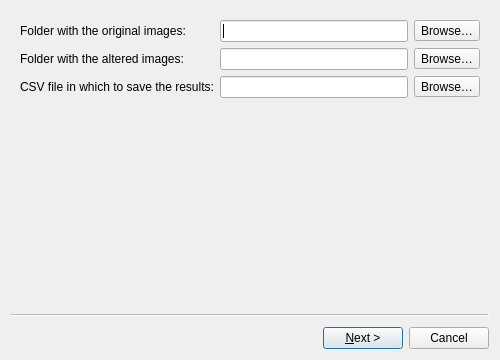
<?xml version="1.0" encoding="UTF-8"?>
<ui version="4.0">
 <comment>
  Copyright (c) the JPEG XL Project Authors. All rights reserved.

  Use of this source code is governed by a BSD-style
  license that can be found in the LICENSE file.
 </comment>
 <class>FlickerTestWizard</class>
 <widget class="QWizard" name="FlickerTestWizard">
  <property name="windowTitle">
   <string>New flicker test</string>
  </property>
  <property name="options">
   <set>QWizard::NoBackButtonOnStartPage</set>
  </property>
  <widget class="QWizardPage" name="pathsPage">
   <layout class="QVBoxLayout" name="verticalLayout">
    <item>
     <layout class="QFormLayout" name="formLayout">
      <item row="0" column="0">
       <widget class="QLabel" name="originalFolderPromptLabel">
        <property name="text">
         <string>Folder with the original images:</string>
        </property>
       </widget>
      </item>
      <item row="0" column="1">
       <layout class="QHBoxLayout" name="horizontalLayout" stretch="1,0">
        <item>
         <widget class="QLineEdit" name="originalFolder"/>
        </item>
        <item>
         <widget class="QToolButton" name="originalFolderBrowseButton">
          <property name="text">
           <string>Browse…</string>
          </property>
         </widget>
        </item>
       </layout>
      </item>
      <item row="1" column="0">
       <widget class="QLabel" name="alteredFolderPromptLabel">
        <property name="text">
         <string>Folder with the altered images:</string>
        </property>
       </widget>
      </item>
      <item row="1" column="1">
       <layout class="QHBoxLayout" name="horizontalLayout_2" stretch="1,0">
        <item>
         <widget class="QLineEdit" name="alteredFolder"/>
        </item>
        <item>
         <widget class="QToolButton" name="alteredFolderBrowseButton">
          <property name="text">
           <string>Browse…</string>
          </property>
         </widget>
        </item>
       </layout>
      </item>
      <item row="2" column="0">
       <widget class="QLabel" name="outputFilePromptLabel">
        <property name="text">
         <string>CSV file in which to save the results:</string>
        </property>
       </widget>
      </item>
      <item row="2" column="1">
       <layout class="QHBoxLayout" name="horizontalLayout_4" stretch="1,0">
        <item>
         <widget class="QLineEdit" name="outputFile"/>
        </item>
        <item>
         <widget class="QToolButton" name="outputFileBrowseButton">
          <property name="text">
           <string>Browse…</string>
          </property>
         </widget>
        </item>
       </layout>
      </item>
     </layout>
    </item>
   </layout>
  </widget>
  <widget class="QWizardPage" name="timesPage">
   <layout class="QHBoxLayout" name="horizontalLayout_3" stretch="1,0,1">
    <item>
     <spacer name="horizontalSpacer">
      <property name="orientation">
       <enum>Qt::Horizontal</enum>
      </property>
     </spacer>
    </item>
    <item>
     <layout class="QVBoxLayout" name="verticalLayout_2" stretch="0,0,0,1">
      <item>
       <layout class="QFormLayout" name="formLayout_2">
        <item row="0" column="0">
         <widget class="QLabel" name="advanceTimePromptLabel">
          <property name="text">
           <string>Advance time:</string>
          </property>
         </widget>
        </item>
        <item row="0" column="1">
         <widget class="QSpinBox" name="advanceTime">
          <property name="suffix">
           <string> ms</string>
          </property>
          <property name="minimum">
           <number>100</number>
          </property>
          <property name="maximum">
           <number>3000</number>
          </property>
          <property name="singleStep">
           <number>100</number>
          </property>
         </widget>
        </item>
        <item row="1" column="0">
         <widget class="QLabel" name="viewingTimePromptLabel">
          <property name="text">
           <string>Viewing time (t&lt;sub&gt;VIEW&lt;/sub&gt;):</string>
          </property>
         </widget>
        </item>
        <item row="1" column="1">
         <widget class="QSpinBox" name="viewingTime">
          <property name="specialValueText">
           <string>no limit</string>
          </property>
          <property name="suffix">
           <string> s</string>
          </property>
          <property name="minimum">
           <number>0</number>
          </property>
          <property name="maximum">
           <number>30</number>
          </property>
          <property name="value">
           <number>4</number>
          </property>
         </widget>
        </item>
        <item row="2" column="0">
         <widget class="QLabel" name="blankingTimePromptLabel">
          <property name="text">
           <string>Blanking time (t&lt;sub&gt;BLANK&lt;/sub&gt;):</string>
          </property>
         </widget>
        </item>
        <item row="2" column="1">
         <widget class="QSpinBox" name="blankingTime">
          <property name="suffix">
           <string> ms</string>
          </property>
          <property name="minimum">
           <number>50</number>
          </property>
          <property name="maximum">
           <number>1000</number>
          </property>
          <property name="singleStep">
           <number>50</number>
          </property>
          <property name="value">
           <number>250</number>
          </property>
         </widget>
        </item>
       </layout>
      </item>
      <item>
       <widget class="QGroupBox" name="grayFlickering">
        <property name="title">
         <string>Gray flickering</string>
        </property>
        <property name="checkable">
         <bool>true</bool>
        </property>
        <property name="checked">
         <bool>false</bool>
        </property>
        <layout class="QVBoxLayout" name="verticalLayout_4">
         <item>
          <layout class="QFormLayout" name="formLayout_4">
           <item row="0" column="0">
            <widget class="QLabel" name="grayFadingTimePromptLabel">
             <property name="text">
              <string>Fading time to and from gray:</string>
             </property>
            </widget>
           </item>
           <item row="0" column="1">
            <widget class="QSpinBox" name="grayFadingTime">
             <property name="suffix">
              <string> ms</string>
             </property>
             <property name="maximum">
              <number>1000</number>
             </property>
             <property name="singleStep">
              <number>100</number>
             </property>
             <property name="value">
              <number>100</number>
             </property>
            </widget>
           </item>
           <item row="1" column="0">
            <widget class="QLabel" name="grayTimePromptLabel">
             <property name="text">
              <string>Time on gray:</string>
             </property>
            </widget>
           </item>
           <item row="1" column="1">
            <widget class="QSpinBox" name="grayTime">
             <property name="suffix">
              <string> ms</string>
             </property>
             <property name="maximum">
              <number>1000</number>
             </property>
             <property name="singleStep">
              <number>100</number>
             </property>
             <property name="value">
              <number>300</number>
             </property>
            </widget>
           </item>
          </layout>
         </item>
         <item>
          <widget class="QLabel" name="totalGrayTimeLabel">
           <property name="text">
            <string>Total gray time: 500 ms</string>
           </property>
           <property name="textFormat">
            <enum>Qt::RichText</enum>
           </property>
          </widget>
         </item>
        </layout>
       </widget>
      </item>
      <item>
       <widget class="QDialogButtonBox" name="timingButtonBox">
        <property name="standardButtons">
         <set>QDialogButtonBox::RestoreDefaults</set>
        </property>
        <property name="centerButtons">
         <bool>true</bool>
        </property>
       </widget>
      </item>
      <item>
       <spacer name="verticalSpacer">
        <property name="orientation">
         <enum>Qt::Vertical</enum>
        </property>
       </spacer>
      </item>
     </layout>
    </item>
    <item>
     <spacer name="horizontalSpacer_2">
      <property name="orientation">
       <enum>Qt::Horizontal</enum>
      </property>
     </spacer>
    </item>
   </layout>
  </widget>
  <widget class="QWizardPage" name="spacingPage">
   <layout class="QVBoxLayout" name="verticalLayout_3" stretch="1,0,0">
    <item>
     <widget class="jxl::SplitView" name="spacingDemo" native="true"/>
    </item>
    <item>
     <spacer name="verticalSpacer_2">
      <property name="orientation">
       <enum>Qt::Vertical</enum>
      </property>
     </spacer>
    </item>
    <item>
     <layout class="QFormLayout" name="formLayout_3">
      <item row="0" column="0">
       <widget class="QLabel" name="spacingPromptLabel">
        <property name="text">
         <string>Spacing between the images:</string>
        </property>
       </widget>
      </item>
      <item row="0" column="1">
       <layout class="QHBoxLayout" name="horizontalLayout_5" stretch="1,0">
        <item>
         <widget class="QSlider" name="spacing">
          <property name="minimum">
           <number>1</number>
          </property>
          <property name="maximum">
           <number>1000</number>
          </property>
          <property name="value">
           <number>50</number>
          </property>
          <property name="orientation">
           <enum>Qt::Horizontal</enum>
          </property>
         </widget>
        </item>
        <item>
         <widget class="QSpinBox" name="spacingSpinBox">
          <property name="suffix">
           <string> px</string>
          </property>
          <property name="minimum">
           <number>1</number>
          </property>
          <property name="maximum">
           <number>1000</number>
          </property>
          <property name="value">
           <number>50</number>
          </property>
         </widget>
        </item>
       </layout>
      </item>
     </layout>
    </item>
   </layout>
  </widget>
 </widget>
 <customwidgets>
  <customwidget>
   <class>jxl::SplitView</class>
   <extends>QWidget</extends>
   <header>tools/flicker_test/split_view.h</header>
   <container>1</container>
   <slots>
    <slot>setSpacing(int)</slot>
   </slots>
  </customwidget>
 </customwidgets>
 <resources/>
 <connections>
  <connection>
   <sender>spacing</sender>
   <signal>valueChanged(int)</signal>
   <receiver>spacingDemo</receiver>
   <slot>setSpacing(int)</slot>
  </connection>
  <connection>
   <sender>spacing</sender>
   <signal>valueChanged(int)</signal>
   <receiver>spacingSpinBox</receiver>
   <slot>setValue(int)</slot>
  </connection>
  <connection>
   <sender>spacingSpinBox</sender>
   <signal>valueChanged(int)</signal>
   <receiver>spacing</receiver>
   <slot>setValue(int)</slot>
  </connection>
 </connections>
</ui>
